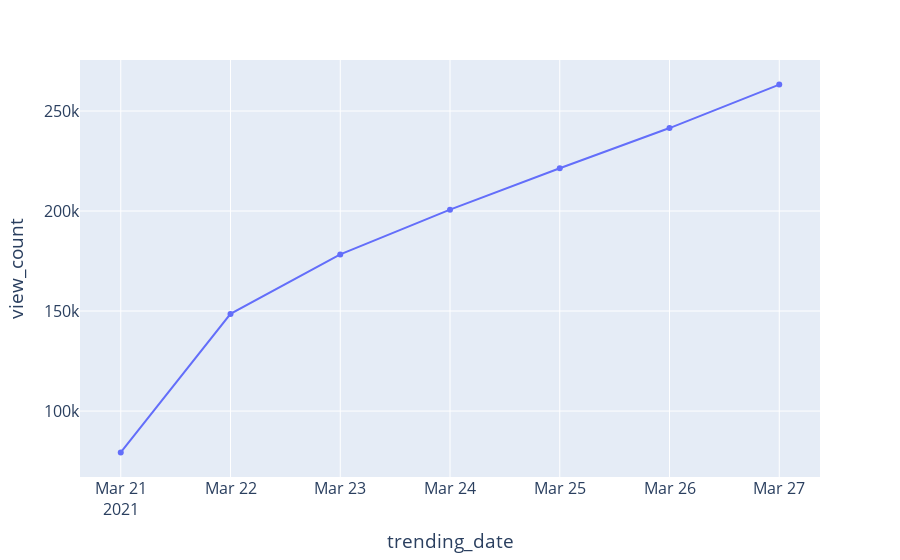

Notebook code cell kept with this figure:
### Code cell
create_video_view_progression(df, 'ant  decs under...')

### Figure 1 — Plotly figure (JSON) as saved in the notebook; plotly's stock layout.template omitted (floating-point values rounded to 4 significant figures)
{"data": [{"hovertemplate": "trending_date=%{x}<br>view_count=%{y}<extra></extra>", "legendgroup": "", "line": {"color": "#636efa", "dash": "solid"}, "marker": {"symbol": "circle"}, "mode": "lines+markers", "name": "", "orientation": "v", "showlegend": false, "type": "scatter", "x": ["2021-03-21T00:00:00", "2021-03-22T00:00:00", "2021-03-23T00:00:00", "2021-03-24T00:00:00", "2021-03-25T00:00:00", "2021-03-26T00:00:00", "2021-03-27T00:00:00"], "xaxis": "x", "y": [79325, 148582, 178307, 200688, 221392, 241486, 263215], "yaxis": "y"}], "layout": {"font": {"size": 16}, "legend": {"tracegroupgap": 0}, "margin": {"t": 60}, "xaxis": {"anchor": "y", "domain": [0, 1], "title": {"text": "trending_date"}}, "yaxis": {"anchor": "x", "domain": [0, 1], "title": {"text": "view_count"}}}}
